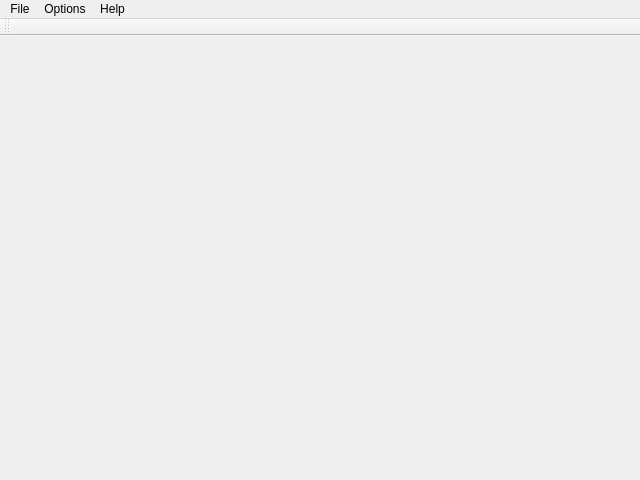
<?xml version="1.0" encoding="UTF-8"?>
<ui version="4.0">
 <class>qavimator</class>
 <widget class="QMainWindow" name="qavimator">
  <property name="geometry">
   <rect>
    <x>0</x>
    <y>0</y>
    <width>640</width>
    <height>480</height>
   </rect>
  </property>
  <property name="windowTitle">
   <string>MainWindow</string>
  </property>
  <widget class="QWidget" name="centralwidget">
   <layout class="QVBoxLayout" name="verticalLayout">
    <property name="leftMargin">
     <number>0</number>
    </property>
    <property name="topMargin">
     <number>0</number>
    </property>
    <property name="rightMargin">
     <number>0</number>
    </property>
    <property name="bottomMargin">
     <number>0</number>
    </property>
    <item>
     <widget class="AnimationView" name="animationView" native="true"/>
    </item>
   </layout>
  </widget>
  <widget class="QMenuBar" name="menubar">
   <property name="geometry">
    <rect>
     <x>0</x>
     <y>0</y>
     <width>640</width>
     <height>21</height>
    </rect>
   </property>
   <widget class="QMenu" name="menuFile">
    <property name="title">
     <string>File</string>
    </property>
    <addaction name="fileExitAction"/>
   </widget>
   <widget class="QMenu" name="menuOptions">
    <property name="title">
     <string>Options</string>
    </property>
    <addaction name="optionsConfigureiCubGUIAction"/>
   </widget>
   <widget class="QMenu" name="menuHelp">
    <property name="title">
     <string>Help</string>
    </property>
    <addaction name="helpAboutAction"/>
   </widget>
   <addaction name="menuFile"/>
   <addaction name="menuOptions"/>
   <addaction name="menuHelp"/>
  </widget>
  <widget class="QToolBar" name="toolBar">
   <property name="windowTitle">
    <string>toolBar</string>
   </property>
   <attribute name="toolBarArea">
    <enum>TopToolBarArea</enum>
   </attribute>
   <attribute name="toolBarBreak">
    <bool>false</bool>
   </attribute>
  </widget>
  <action name="fileExitAction">
   <property name="text">
    <string>Exit</string>
   </property>
  </action>
  <action name="optionsConfigureiCubGUIAction">
   <property name="text">
    <string>Configure iCubGui...</string>
   </property>
  </action>
  <action name="helpAboutAction">
   <property name="text">
    <string>About</string>
   </property>
  </action>
 </widget>
 <customwidgets>
  <customwidget>
   <class>AnimationView</class>
   <extends>QWidget</extends>
   <header>animationview.h</header>
   <container>1</container>
  </customwidget>
 </customwidgets>
 <resources/>
 <connections/>
</ui>
